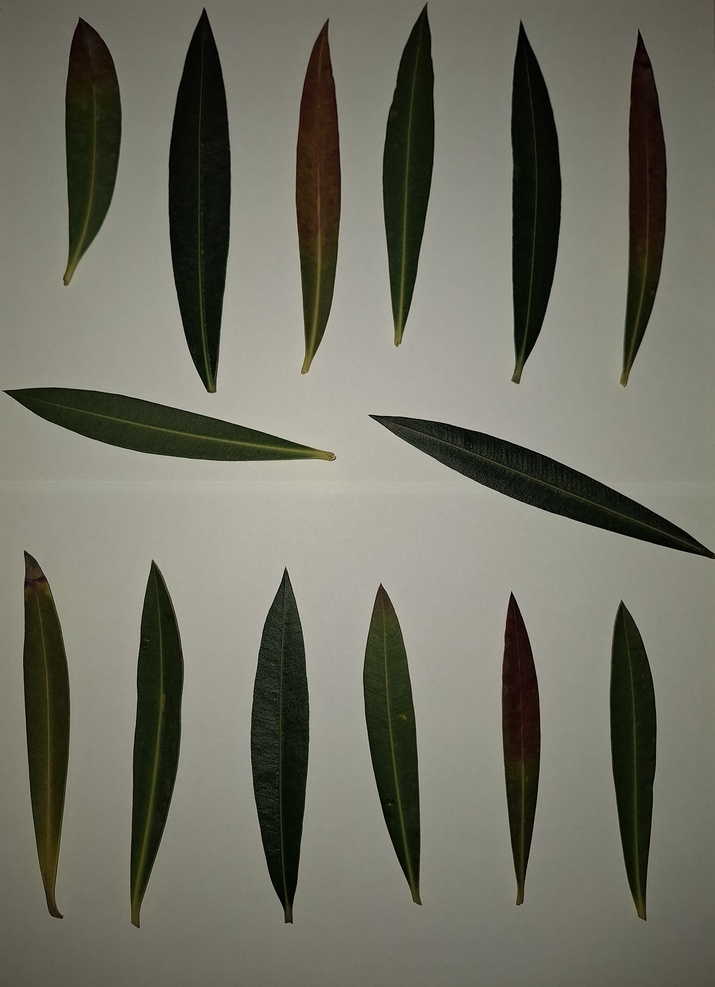
%> input picture oleandro_training.jpg, 715 x 987 px, shrunk from 2756 x 3804 before the run
$ octave --eval "locate_knn;"   (GNU Octave 9; MATLAB toolbox functions it lacks are replaced by stand-ins)
%> lines starting %> are read from the running program, lines starting %| are printed output that depends on the picture
function locate_knn()
    % Per fare knn leggo tutte le ground_truth
    % in cui 0 = sfondo e 1 = foglia e alleno knn
    immagini_tr = cell(1, 3); % array di celle 1x3
    immagini_tr{1} = imread("oleandro_training.jpg");
    immagini_tr{2} = imread("salvia_training.jpg");
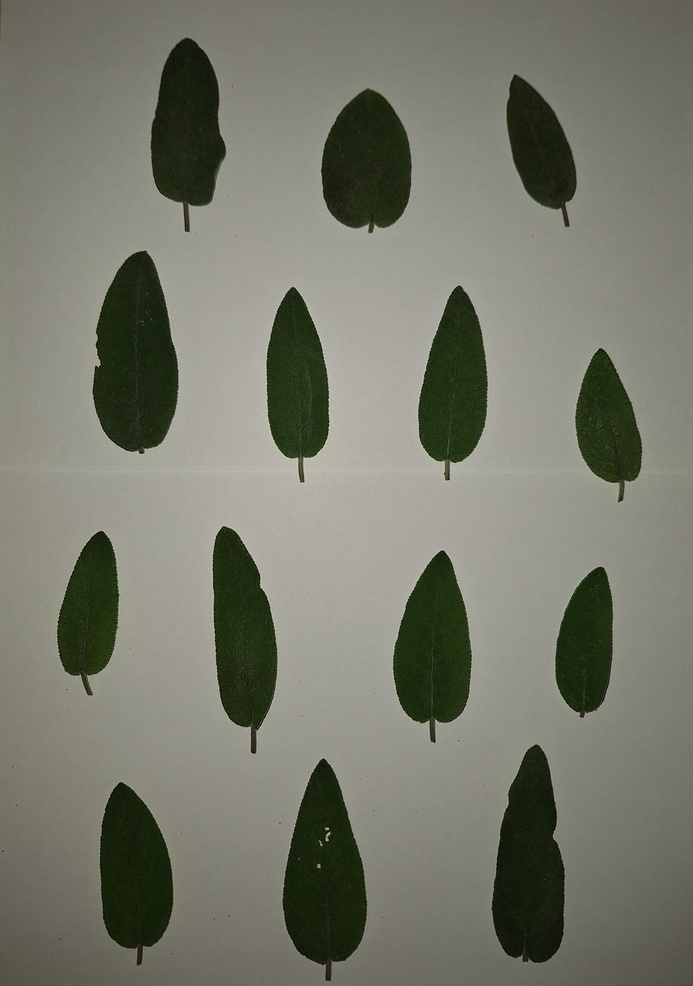
%> input picture salvia_training.jpg, 693 x 986 px, shrunk from 2672 x 3802 before the run
    immagini_tr{3} = imread("ulivo_training.jpg");
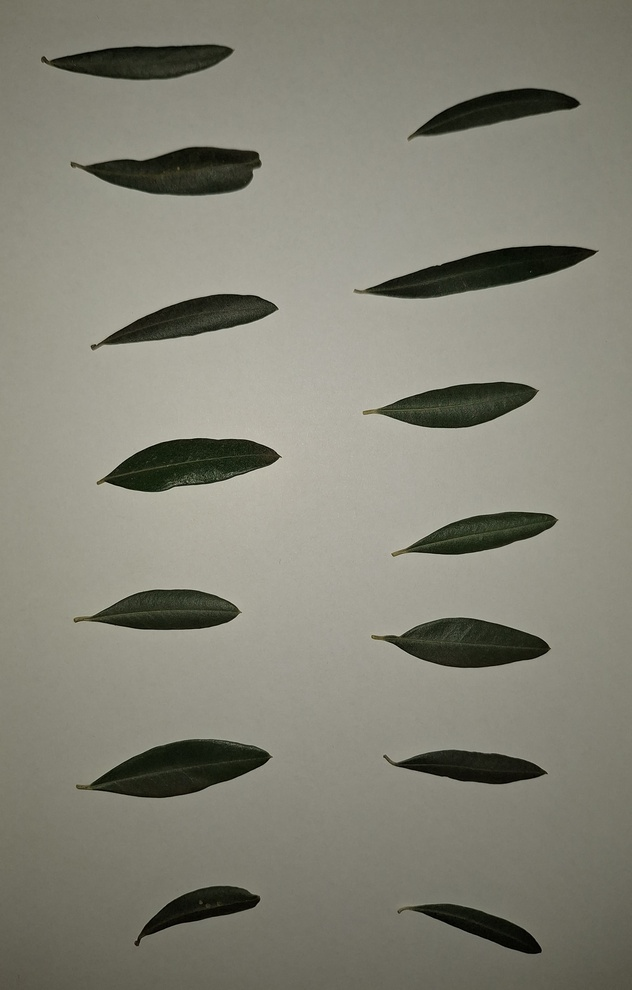
%> input picture ulivo_training.jpg, 632 x 990 px, shrunk from 2435 x 3815 before the run

end
